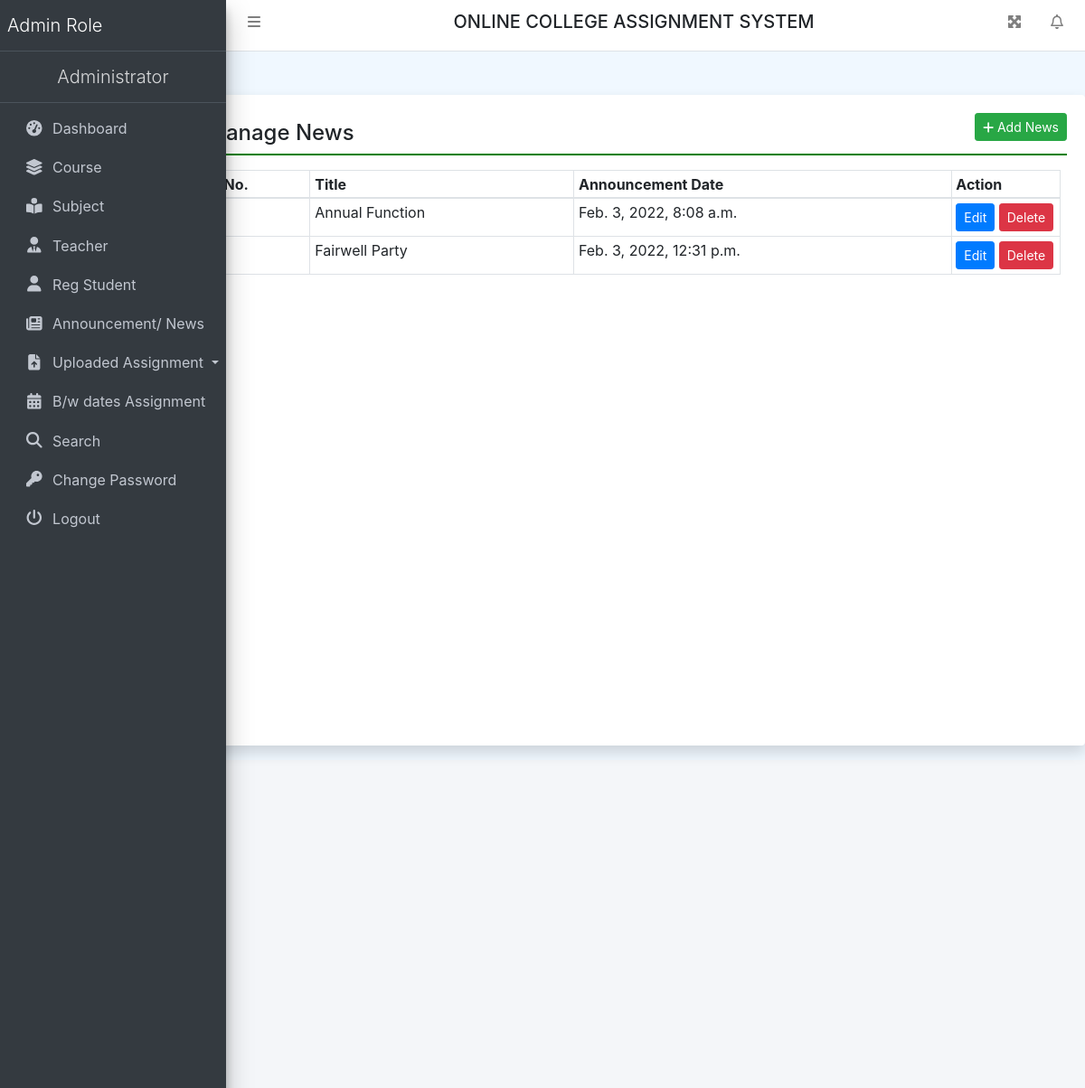
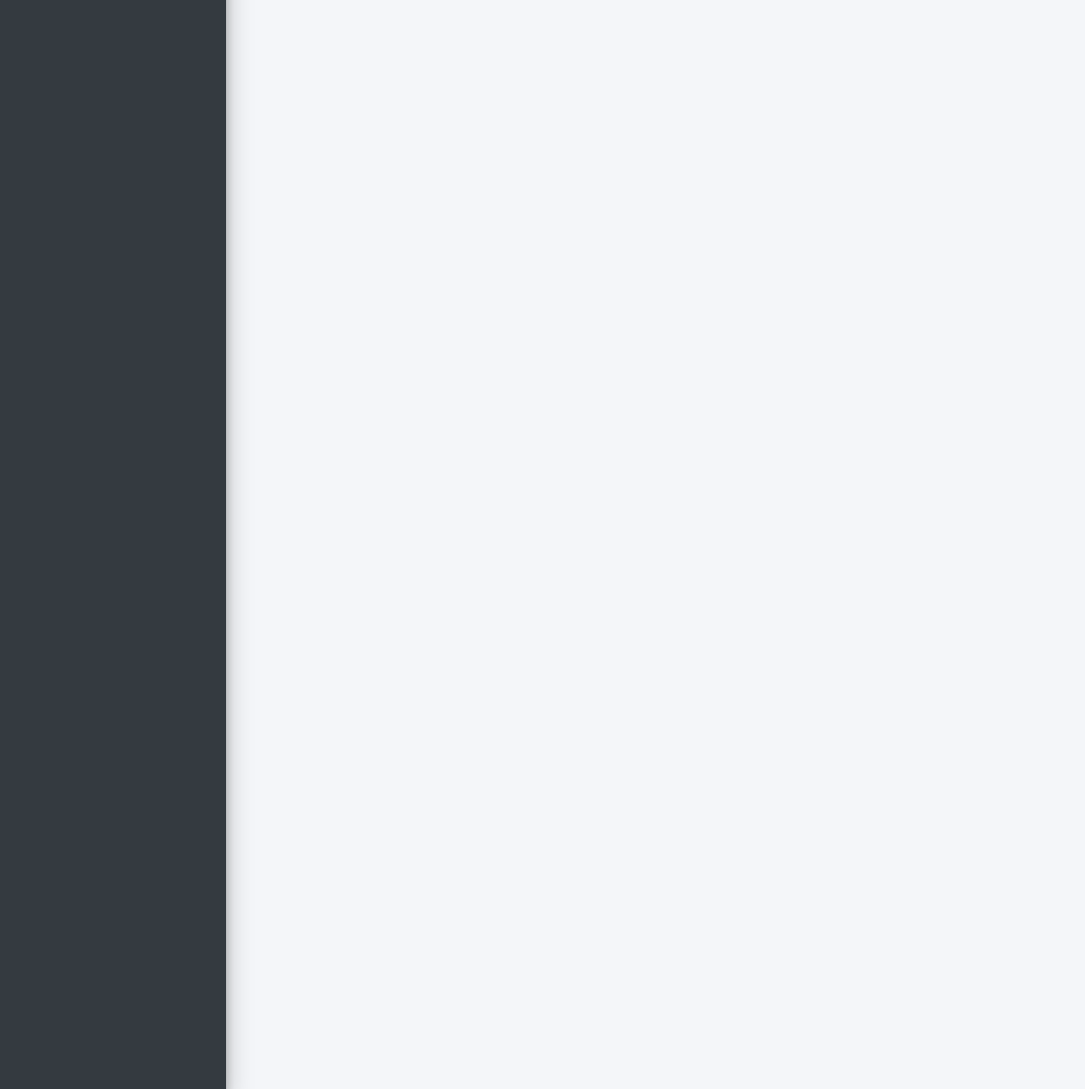
The page /news (signed in) on the database its author committed (2 pictures, top to bottom).
### collegeAssignment/models.py (models this page shows, shortened)
class News(models.Model):
    Title = models.CharField(max_length=200, null=True)
    Description = models.CharField(max_length=500, null=True)
    CreationDate = models.DateTimeField(auto_now_add=True)

### collegeAssignment/views.py (the view)
# urls.py: path('news', news, name='news'),
def news(request):
    if not request.user.is_authenticated:
        return redirect('admin_login')
    news = News.objects.all()
    try:
        if request.method == "POST":
            title = request.POST['Title']
            description = request.POST['Description']
            try:
                News.objects.create(Title=title, Description=description)
                error = "no"
            except:
                error = "yes"
    except:
        pass
    return render(request, 'news.html', locals())

### collegeAssignment/templates/news.html (shortened to what this page needs)
{% extends 'header.html' %}
{% block main %}
<div class="card shadow mt-5 offset-2" style="min-height: 90vh">
    <div class="card-body">
        <a href="#" class="btn btn-success btn-sm float-right"
           data-target="#addpro" data-toggle="modal"><i class="fa fa-plus"></i>
            Add News</a>
        <h4 class="p-2" style="border-bottom: 2px solid green;">Manage News</h4>
        <div class="container-fluid mt-3">
            <table class="table table-bordered table-sm">
                <thead>
                <tr>
                    <th>S No.</th>
                    <th>Title</th>
                    <th>Announcement Date</th>
                    <th>Action</th>
                </tr>
                </thead>
                <tbody>
                {% for i in news %}
                <tr>
                    <td>{{forloop.counter}}</td>
                    <td>{{i.Title}}</td>
                    <td>{{i.CreationDate}}</td>
                    <td style="width: 120px;">
                        <a href="{% url 'editNews' i.id %}" class="btn btn-primary btn-sm">Edit</a>
                        <a onclick="return confirm('Are you sure to Delete')" href="{% url 'deleteNews' i.id %}"
                           class="btn btn-sm btn-danger">Delete</a>
                    </td>
                </tr>
                {% endfor %}
                </tbody>
            </table>
        </div>
    </div>
</div>
{% endblock %}

### collegeAssignment/static/css/all.css (style rules this page uses)
.fa-plus:before { content: "\f067"; }

### collegeAssignment/templates/header.html (style rules this page uses)
body { background-color: aliceblue; }

### rows shown on the page
News: Title "Annual Function", CreationDate "Feb. 3, 2022, 8:08 a.m."
News: Title "Fairwell Party", CreationDate "Feb. 3, 2022, 12:31 p.m."
